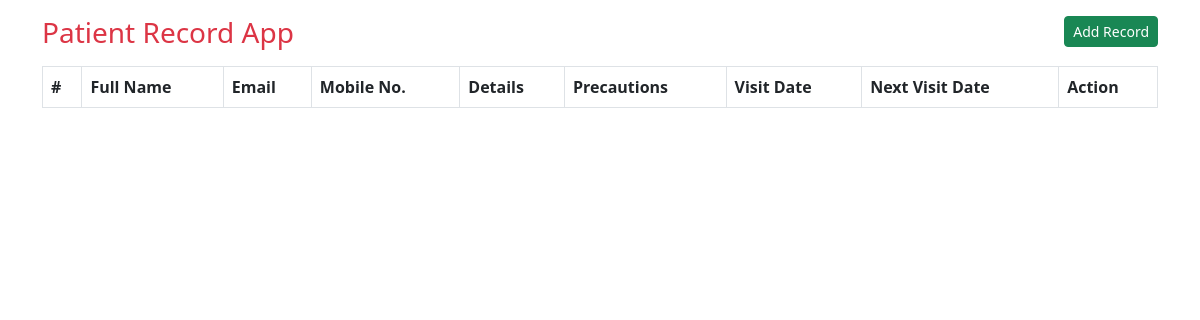
The app's page /, older data.
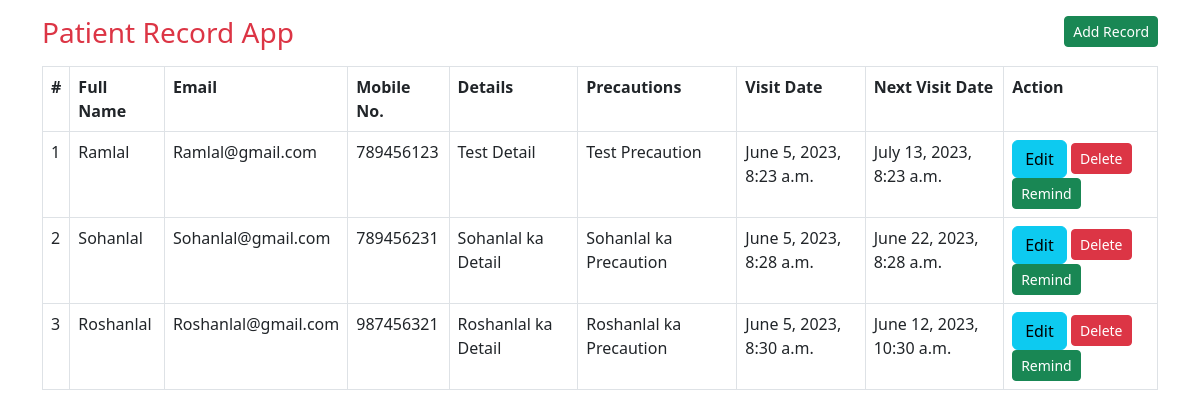
The same page, newer data.
### main/models.py (models this page shows, shortened)
class Patient(models.Model):
    full_name=models.CharField(max_length=100)
    email=models.CharField(max_length=100)
    mobile_no=models.CharField(max_length=15)
    address=models.TextField()
    detail=models.TextField()
    precaution=models.TextField()
    visit_date=models.DateTimeField(auto_now_add=True)
    next_visit_date=models.DateTimeField()

### main/views.py (the view)
# urls.py: path('',views.home,name='home'),
def home(request):
    data=Patient.objects.all()
    return render(request, 'home.html',{'data':data})

### main/templates/home.html (shortened to what this page needs)
{% load static %}
<!DOCTYPE html>
<html lang="en">
<head>
    <link rel="stylesheet" href="{% static 'bootstrap.min.css' %}">
</head>
<body>
    <main class="container">
        <div class="row justify-content-between">
    <div class="col-auto">
        <h3 class="my-3"><span class="text-danger">Patient Record App</span></h3>
    </div>
    <div class="col-auto">
        <a href="/add-patient" class="btn btn-sm btn-success mt-3">Add Record</a>
    </div>
</div>
    <table class="table table-bordered">
        <tr>
            <th>#</th>
            <th>Full Name</th>
            <th>Email</th>
            <th>Mobile No.</th>
            <th>Details</th>
            <th>Precautions</th>
            <th>Visit Date</th>
            <th>Next Visit Date</th>
            <th>Action</th>
        </tr>
        {% if data %}
            {% for patient in data %}
            <tr>
                <td>{{patient.id}}</td>
                <td>{{patient.full_name}}</td>
                <td>{{patient.email}}</td>
                <td>{{patient.mobile_no}}</td>
                <td>{{patient.detail}}</td>
                <td>{{patient.precaution}}</td>
                <td>{{patient.visit_date}}</td>
                <td>{{patient.next_visit_date}}</td>
                <td>
                    <a href="/update-patient/{{patient.id}}" class="btn btn-info btm-sm">Edit</a>
                    <a onclick="return confirm('Are you sure to delete this record?')" href="/delete-patient/{{patient.id}}" class="btn btn-danger btn-sm">Delete</a>
                    <a href="#" class="btn btn-success btn-sm">Remind</a>
                </td>
            </tr>
            {% endfor %}
        {% endif %}
    </table>
</main>
</body>
</html>

Row changes from the older to the newer data that the page shows:
added Patient: id "1", full_name "Ramlal", email "Ramlal@gmail.com", mobile_no "789456123", detail "Test Detail", precaution "Test Precaution", visit_date "June 5, 2023, 8:23 a.m.", next_visit_date "July 13, 2023, 8:23 a.m."
added Patient: id "2", full_name "Sohanlal", email "Sohanlal@gmail.com", mobile_no "789456231", detail "Sohanlal ka Detail", precaution "Sohanlal ka Precaution", visit_date "June 5, 2023, 8:28 a.m.", next_visit_date "June 22, 2023, 8:28 a.m."
added Patient: id "3", full_name "Roshanlal", email "Roshanlal@gmail.com", mobile_no "987456321", detail "Roshanlal ka Detail", precaution "Roshanlal ka Precaution", visit_date "June 5, 2023, 8:30 a.m.", next_visit_date "June 12, 2023, 10:30 a.m."
